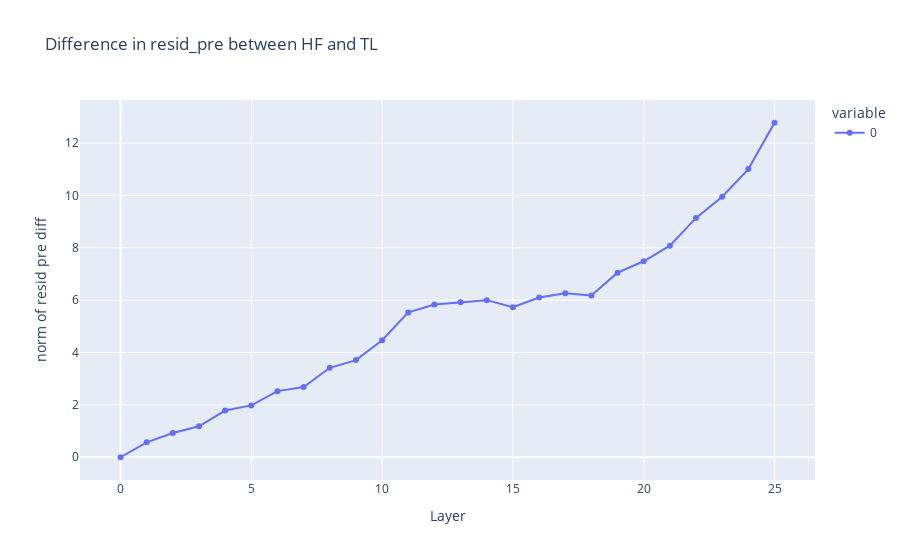

The code cell stored with this chart in its notebook:
### Code cell
import plotly.express as px
px.line(resid_pre_diffs, markers=True, labels={'index': 'Layer', 'value': 'norm of resid pre diff'}, title='Difference in resid_pre between HF and TL')

### Figure 1 — Plotly figure (JSON) as saved in the notebook; plotly's stock layout.template omitted (floating-point values rounded to 4 significant figures)
{"data": [{"hovertemplate": "variable=0<br>Layer=%{x}<br>norm of resid pre diff=%{y}<extra></extra>", "legendgroup": "0", "line": {"color": "#636efa", "dash": "solid"}, "marker": {"symbol": "circle"}, "mode": "lines+markers", "name": "0", "orientation": "v", "showlegend": true, "type": "scatter", "x": [0, 1, 2, 3, 4, 5, 6, 7, 8, 9, 10, 11, 12, 13, 14, 15, 16, 17, 18, 19, 20, 21, 22, 23, 24, 25], "xaxis": "x", "y": [0, 0.5711, 0.9234, 1.183, 1.785, 1.981, 2.525, 2.682, 3.416, 3.71, 4.469, 5.532, 5.833, 5.92, 6.0, 5.731, 6.102, 6.265, 6.174, 7.051, 7.484, 8.082, 9.141, 9.95, 11.01, 12.78], "yaxis": "y"}], "layout": {"legend": {"title": {"text": "variable"}, "tracegroupgap": 0}, "title": {"text": "Difference in resid_pre between HF and TL"}, "xaxis": {"anchor": "y", "domain": [0, 1], "title": {"text": "Layer"}}, "yaxis": {"anchor": "x", "domain": [0, 1], "title": {"text": "norm of resid pre diff"}}}}
